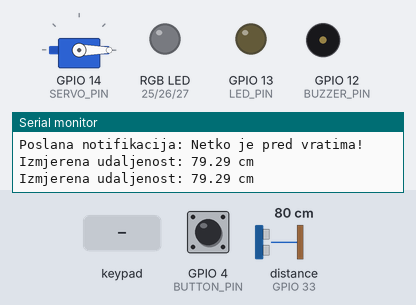
Bench run of a program on a simulated ESP32. Shown: servo, an RGB LED mixed from three pins (HIGH = lit), output pins drawn as LEDs (lit = HIGH), buzzer (waves = sounding, pin HIGH), the last lines printed to the serial monitor. Wiring (from diagram.json): ultrasonic range finder: trigger GPIO 32; echo GPIO 33. The inputs (shaded band) are chosen by the test bench; at power-on: GPIO 4 (BUTTON_PIN) HIGH, distance to the obstacle (sensor on GPIO 33) 80 cm. The echo pulse lasts 58.3 µs per cm; WiFi joins after 1.5 s; servers stay silent unless stated; pins used as bus, display or sensor lines are not drawn.

Above: at 3.0 s.
3.1 s: GPIO 4 (BUTTON_PIN) pulled LOW for 0.15 s
At 4.1 s:
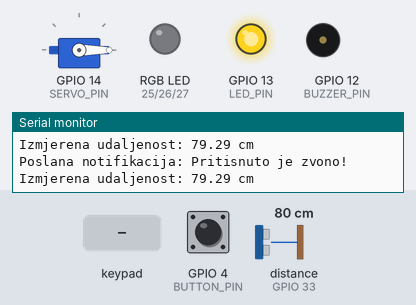
6.3 s: key '#' pressed
At 6.7 s:
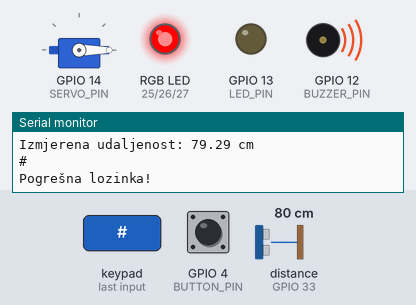
9.4 s: keypad keys 1 2 3 4 # pressed 0.4 s apart
At 11.8 s:
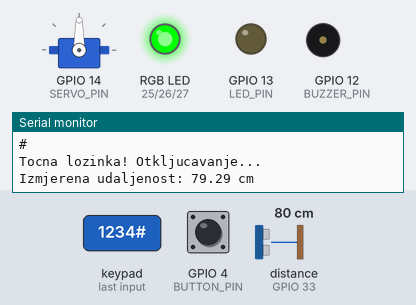
12.9 s: key '*' pressed
At 13.9 s:
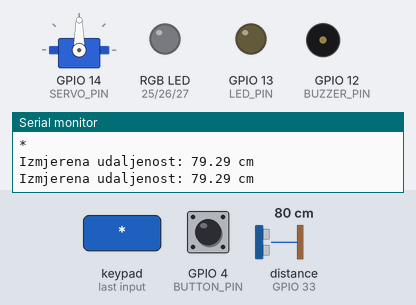
14.7 s: keypad keys 1 6 1 7 1 8 1 9 pressed 0.4 s apart
At 17.8 s:
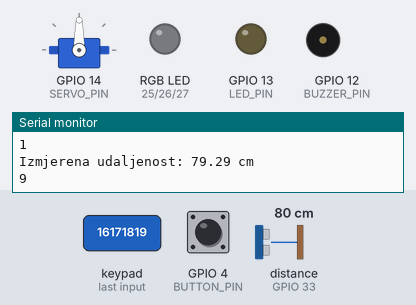
19.4 s: GPIO 4 (BUTTON_PIN) pulled LOW for 1 s
At 22.6 s:
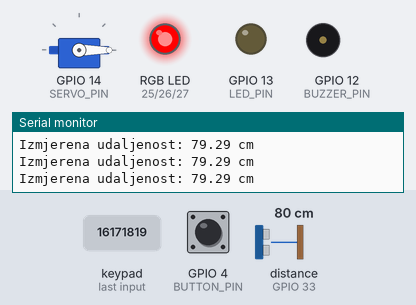
Timing chart, 0 to 24.1 s (numbered marks = the images above; inputs shaded):
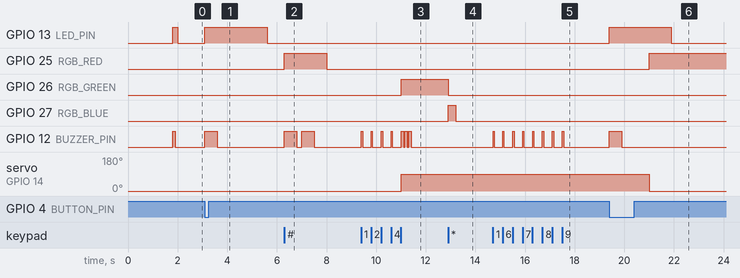

The program:

main.cpp
```cpp
/**
 * @file main.cpp
 * @brief Glavni program za pametno zvono i bravu s ESP32
 *
 * Ovaj program implementira sustav pametnog zvona i brave koji uključuje:
 * - Detekciju pokreta pomoću HC-SR04 senzora
 * - Upravljanje bravom pomoću servo motora
 * - Interakciju preko tipkovnice za unos lozinke
 * - Blynk integraciju za daljinsko upravljanje
 * - Notifikacijski sustav
 * - Štednju energije kroz duboki san
 */

/* ========== KONFIGURACIJA BLYNKA ========== */
#define BLYNK_TEMPLATE_ID "TMPL4yAFYgzJz"                       ///< ID Blynk predloška
#define BLYNK_TEMPLATE_NAME "RUS Pametno zvono i pametna brava" ///< Naziv Blynk projekta
#define BLYNK_AUTH_TOKEN "tsLSOhZc685__mTKTP0wBSQgw78Ln261"     ///< Autentifikacijski token za Blynk

/* ========== INCLUDE DIREKTIVE ========== */
#include <Keypad.h>           ///< Biblioteka za upravljanje tipkovnicom
#include <ESP32Servo.h>       ///< Biblioteka za servo motor
#include <esp_sleep.h>        ///< Funkcije za upravljanje snom ESP32
#include <WiFi.h>             ///< WiFi funkcionalnosti
#include <WiFiClient.h>       ///< WiFi klijent
#include <BlynkSimpleEsp32.h> ///< Blynk integracija

/* ========== BLYNK KONFIGURACIJA ========== */
char auth[] = BLYNK_AUTH_TOKEN; ///< Autentifikacijski token za Blynk
char ssid[] = "Wokwi-GUEST";    ///< SSID WiFi mreže
char pass[] = "";               ///< Lozinka WiFi mreže (prazna za Wokwi)

/* ========== DEFINICIJE PINOVA ========== */
#define BLYNK_UNLOCK_PIN V1       ///< Virtualni pin za otključavanje
#define BLYNK_NOTIFICATION_PIN V2 ///< Virtualni pin za notifikacije

/* ========== KONFIGURACIJA TIPKOVNICE ========== */
const byte ROWS = 4; ///< Broj redaka tipkovnice
const byte COLS = 3; ///< Broj stupaca tipkovnice

/* ========== KONFIGURACIJA NOTIFIKACIJA ========== */
bool lastButtonState = HIGH;
bool lastDetectionState = false;
unsigned long lastNotificationTime = 0;
const unsigned long NOTIFICATION_COOLDOWN = 1000; // 5 seconds between notifications

/// Raspored tipki na tipkovnici
char keys[ROWS][COLS] = {
    {'1', '2', '3'},
    {'4', '5', '6'},
    {'7', '8', '9'},
    {'*', '0', '#'}};

/// GPIO pinovi povezani na retke tipkovnice
byte rowPins[ROWS] = {16, 17, 18, 19};

/// GPIO pinovi povezani na stupce tipkovnice
byte colPins[COLS] = {21, 22, 23};

/// Objekt tipkovnice
Keypad keypad = Keypad(makeKeymap(keys), rowPins, colPins, ROWS, COLS);

/* ========== KONFIGURACIJA LOZINKE ========== */
const String PASSWORD = "1234"; ///< Lozinka za otključavanje
String inputPassword;           ///< Privremena varijabla za unos lozinke

/* ========== DEFINICIJE PINOVA ========== */
const int BUZZER_PIN = 12; ///< Pin za piezo zujalicu
const int LED_PIN = 13;    ///< Pin za status LED
const int SERVO_PIN = 14;  ///< Pin za servo motor
const int RGB_RED = 25;    ///< Pin za crvenu boju RGB LED
const int RGB_GREEN = 26;  ///< Pin za zelenu boju RGB LED
const int RGB_BLUE = 27;   ///< Pin za plavu boju RGB LED
const int TRIG_PIN = 32;   ///< Trig pin HC-SR04 senzora
const int ECHO_PIN = 33;   ///< Echo pin HC-SR04 senzora
const int BUTTON_PIN = 4;  ///< Pin za tipku zvona

/* ========== POSTAVKE HC-SR04 SENZORA ========== */
const float DETECTION_THRESHOLD = 200.0;        ///< Prag detekcije u cm
const unsigned long DETECTION_INTERVAL = 500;   ///< Interval provjere senzora (ms)
const unsigned long INACTIVITY_TIMEOUT = 10000; ///< Vrijeme neaktivnosti prije spavanja (ms)
const unsigned long BUTTON_LED_DURATION = 2000; ///< Trajanje LED nakon pritiska tipke (ms)

/* ========== KONFIGURACIJA SERVO MOTORA ========== */
Servo servo;                      ///< Objekt za upravljanje servo motorom
const int SERVO_OPEN_ANGLE = 90;  ///< Kut otvorene brave
const int SERVO_CLOSED_ANGLE = 0; ///< Kut zatvorene brave

/* ========== VREMENSKE VARIJABLE ========== */
unsigned long unlockTime = 0;                ///< Vrijeme zadnjeg otključavanja
unsigned long lastDetectionTime = 0;         ///< Vrijeme zadnje detekcije pokreta
unsigned long lastActivityTime = 0;          ///< Vrijeme zadnje aktivnosti
unsigned long buttonPressTime = 0;           ///< Vrijeme zadnjeg pritiska tipke
const unsigned long UNLOCK_DURATION = 10000; ///< Trajanje otključanog stanja (ms)
const unsigned long RED_LED_DURATION = 3000; ///< Trajanje crvene LED nakon zaključavanja (ms)

/* ========== VARIJABLE STANJA ========== */
bool deviceUnlocked = false; ///< Stanje brave (otključano/zaključano)
bool inRedState = false;     ///< Indikacija crvene LED
bool objectDetected = false; ///< Detekcija objekta
bool wokeFromSleep = false;  ///< Stanje buđenja iz spavanja
bool wifiConnected = false;  ///< Status WiFi veze
bool buttonPressed = false;  ///< Stanje tipke

/* ========== DEKLARACIJE FUNKCIJA ========== */
float measureDistance();
void checkDistance();
void goToSleep();
void beep(int duration);
void setRGBColor(int red, int green, int blue);
void unlockDevice();
void resetToLockedState();
void wrongPassword();
void IRAM_ATTR buttonISR();
void sendBlynkNotification(const char *message);

/**
 * @brief Rukovalac za Blynk virtualni pin za otključavanje
 * @param param Vrijednost poslana s Blynka
 */
BLYNK_WRITE(BLYNK_UNLOCK_PIN)
{
  int pinValue = param.asInt();
  if (pinValue == 1)
  {
    unlockDevice();
    lastActivityTime = millis(); // Resetiranje timera neaktivnosti
  }
}

/**
 * @brief Funkcija za inicijalizaciju sustava
 */
void setup()
{
  Serial.begin(115200); // Inicijalizacija serijske komunikacije

  // Inicijalizacija izlaznih pinova
  pinMode(BUZZER_PIN, OUTPUT);
  pinMode(LED_PIN, OUTPUT);
  pinMode(RGB_RED, OUTPUT);
  pinMode(RGB_GREEN, OUTPUT);
  pinMode(RGB_BLUE, OUTPUT);
  pinMode(TRIG_PIN, OUTPUT);
  pinMode(ECHO_PIN, INPUT);

  // Inicijalizacija tipke s internim pull-up otpornikom
  pinMode(BUTTON_PIN, INPUT_PULLUP);
  attachInterrupt(digitalPinToInterrupt(BUTTON_PIN), buttonISR, FALLING);

  // Inicijalizacija servo motora
  servo.setPeriodHertz(50);           // Standardna frekvencija za servo
  servo.attach(SERVO_PIN, 500, 2400); // Povezivanje servo motora na pin
  servo.write(SERVO_CLOSED_ANGLE);    // Postavljanje u početno zaključano stanje

  // Provjera razloga buđenja
  esp_sleep_wakeup_cause_t wakeup_reason = esp_sleep_get_wakeup_cause();

  if (wakeup_reason == ESP_SLEEP_WAKEUP_EXT1)
  {
    // Ako je buđenje zbog HC-SR04 senzora
    wokeFromSleep = true;
    float distance = measureDistance();

    if (distance > 0 && distance <= DETECTION_THRESHOLD)
    {
      // Ako je detekcija valjana
      digitalWrite(LED_PIN, HIGH);
      beep(200);
      delay(100);
      beep(200);
      digitalWrite(LED_PIN, LOW);
    }
    else
    {
      // Ako je lažna detekcija, vraćanje u san
      goToSleep();
    }
  }

  // Povezivanje na WiFi
  WiFi.begin(ssid, pass);
  Serial.print("Povezivanje na WiFi");
  unsigned long wifiStartTime = millis();

  // Čekanje na WiFi vezu
  while (WiFi.status() != WL_CONNECTED && millis() - wifiStartTime < 10000)
  {
    delay(500);
    Serial.print(".");
  }

  if (WiFi.status() == WL_CONNECTED)
  {
    wifiConnected = true;
    Serial.println("\nUspjesno povezano na WiFi");
    Blynk.config(auth);
    if (Blynk.connect())
    {
      Serial.println("Uspjesno povezano na Blynk");
    }
    else
    {
      Serial.println("Neuspjesno povezivanje na Blynk");
    }
  }
  else
  {
    Serial.println("\nNeuspjesno povezivanje na WiFi");
  }

  lastActivityTime = millis(); // Postavljanje početnog vremena aktivnosti
}

/**
 * @brief Glavna petlja programa
 */
void loop()
{
  // Pokretanje Blynka ako je WiFi povezan
  if (wifiConnected)
  {
    Blynk.run();
  }

  // Obrada pritiska tipke
  if (buttonPressed)
  {
    buttonPressed = false;
    digitalWrite(LED_PIN, HIGH);
    beep(500);
    buttonPressTime = millis();
    sendBlynkNotification("Pritisnuto je zvono!");
  }

  // Gašenje LED nakon isteka vremena
  if (digitalRead(LED_PIN) && millis() - buttonPressTime > BUTTON_LED_DURATION)
  {
    digitalWrite(LED_PIN, LOW);
  }

  // Provjera neaktivnosti za prijelaz u san
  if (millis() - lastActivityTime > INACTIVITY_TIMEOUT && !deviceUnlocked)
  {
    // Zadnja provjera udaljenosti prije spavanja
    float distance = measureDistance();
    if (distance > 0 && distance <= DETECTION_THRESHOLD)
    {
      // Ako je detektiran objekt, ostati budan
      lastActivityTime = millis();
      digitalWrite(LED_PIN, HIGH);
      delay(1000);
      digitalWrite(LED_PIN, LOW);
    }
    else
    {
      // Ako nema objekta, ići u san
      goToSleep();
    }
  }

  // Periodička provjera udaljenosti
  if (millis() - lastDetectionTime > DETECTION_INTERVAL)
  {
    checkDistance();
    lastDetectionTime = millis();
  }

  // Automatsko zaključavanje nakon isteka vremena
  if (deviceUnlocked && millis() - unlockTime > UNLOCK_DURATION)
  {
    resetToLockedState();
  }

  // Gašenje crvene LED nakon isteka vremena
  if (inRedState && millis() - unlockTime > UNLOCK_DURATION + RED_LED_DURATION)
  {
    setRGBColor(0, 0, 0);
    inRedState = false;
  }

  // Obrada unosa s tipkovnice
  char key = keypad.getKey();

  if (key)
  {
    lastActivityTime = millis(); // Resetiranje timera neaktivnosti

    Serial.println(key);

    if (key == '#')
    {
      if (inputPassword == PASSWORD)
      {
        unlockDevice();
      }
      else
      {
        wrongPassword();
      }
      inputPassword = "";
    }
    else if (key == '*')
    {
      inputPassword = "";
      setRGBColor(0, 0, 255);
      delay(300);
      setRGBColor(0, 0, 0);
    }
    else
    {
      inputPassword += key;
      beep(50);
    }
  }
}

/**
 * @brief Interrupt servisna rutina za tipku
 */
void IRAM_ATTR buttonISR()
{
  buttonPressed = true;
}

/**
 * @brief Mjerenje udaljenosti pomoću HC-SR04 senzora
 * @return Udaljenost u centimetrima
 */
float measureDistance()
{
  digitalWrite(TRIG_PIN, LOW);
  delayMicroseconds(2);
  digitalWrite(TRIG_PIN, HIGH);
  delayMicroseconds(10);
  digitalWrite(TRIG_PIN, LOW);

  long duration = pulseIn(ECHO_PIN, HIGH);
  float distance = duration * 0.034 / 2;

  Serial.print("Izmjerena udaljenost: ");
  Serial.print(distance);
  Serial.println(" cm");

  return distance;
}

/**
 * @brief Provjera udaljenosti i detekcija pokreta
 */
void checkDistance()
{
  float distance = measureDistance();

  if (distance > 0 && distance <= DETECTION_THRESHOLD)
  {
    if (!objectDetected)
    {
      objectDetected = true;
      digitalWrite(LED_PIN, HIGH);
      beep(100);
      lastActivityTime = millis();
      sendBlynkNotification("Netko je pred vratima!");
    }
  }
  else
  {
    if (objectDetected)
    {
      objectDetected = false;
      digitalWrite(LED_PIN, LOW);
    }
  }
}

/**
 * @brief Prijelaz uređaja u stanje dubokog sna
 */
void goToSleep()
{
  Serial.println("Prelazak u stanje spavanja...");

  // Konfiguracija buđenja na echo pinu (GPIO 33)
  uint64_t mask = 1ULL << ECHO_PIN;
  esp_sleep_enable_ext1_wakeup(mask, ESP_EXT1_WAKEUP_ANY_HIGH);

  // Postavljanje svih izlaza u niskopotrošni režim
  digitalWrite(LED_PIN, LOW);
  setRGBColor(0, 0, 0);
  servo.detach();

  delay(100); // Pauza za završetak serijske komunikacije

  esp_deep_sleep_start(); // Pokretanje dubokog sna
}

/**
 * @brief Generiranje tona na zujalici
 * @param duration Trajanje tona u milisekundama
 */
void beep(int duration)
{
  digitalWrite(BUZZER_PIN, HIGH);
  delay(duration);
  digitalWrite(BUZZER_PIN, LOW);
}

/**
 * @brief Postavljanje boje RGB LED
 * @param red Intenzitet crvene boje (0-255)
 * @param green Intenzitet zelene boje (0-255)
 * @param blue Intenzitet plave boje (0-255)
 */
void setRGBColor(int red, int green, int blue)
{
  digitalWrite(RGB_RED, red);
  digitalWrite(RGB_GREEN, green);
  digitalWrite(RGB_BLUE, blue);
}

/**
 * @brief Otključavanje brave
 */
void unlockDevice()
{
  Serial.println("Tocna lozinka! Otkljucavanje...");
  deviceUnlocked = true;
  unlockTime = millis();
  servo.write(SERVO_OPEN_ANGLE);
  setRGBColor(0, 255, 0);
  beep(100);
  delay(50);
  beep(100);
  delay(50);
  beep(100);
}

/**
 * @brief Zaključavanje brave
 */
void resetToLockedState()
{
  deviceUnlocked = false;
  servo.write(SERVO_CLOSED_ANGLE);
  setRGBColor(255, 0, 0);
  inRedState = true;
  unlockTime = millis();
}

/**
 * @brief Obrada pogrešne lozinke
 */
void wrongPassword()
{
  Serial.println("Pogrešna lozinka!");
  setRGBColor(255, 0, 0);
  beep(500);
  delay(200);
  beep(500);
  delay(500);
  setRGBColor(0, 0, 0);
}

/**
 * @brief Slanje notifikacije preko Blynka
 * @param message Tekst poruke za slanje
 */
void sendBlynkNotification(const char *message)
{
  if (wifiConnected && Blynk.connected())
  {
    if (millis() - lastNotificationTime > NOTIFICATION_COOLDOWN)
    {
      Blynk.virtualWrite(BLYNK_NOTIFICATION_PIN, message);
      Blynk.logEvent("security_alert", message);
      lastNotificationTime = millis();
      Serial.print("Poslana notifikacija: ");
      Serial.println(message);
    }
  }
}
```

Measured:
- after the input at 3.1 s, GPIO 13 (LED_PIN): LOW → HIGH at once, → LOW 2.5 s later; GPIO 12 (BUZZER_PIN): LOW → HIGH at once, → LOW 0.50 s later
- after the input at 6.3 s, GPIO 25 (RGB_RED): LOW → HIGH at once, → LOW 1.7 s later; GPIO 12 (BUZZER_PIN): alternates HIGH for 0.50 s and LOW for 0.20 s, 4 changes in all, then stays LOW, starting at once
- after the input at 9.4 s, GPIO 26 (RGB_GREEN): LOW → HIGH after 1.6 s; GPIO 12 (BUZZER_PIN): LOW → HIGH at once, then repeats every 0.15 s: HIGH 0.10 s, LOW 0.05 s; servo on GPIO 14 (SERVO_PIN): 0° → 90° after 1.6 s
- after the input at 12.9 s, GPIO 26 (RGB_GREEN): HIGH → LOW at once; GPIO 27 (RGB_BLUE): LOW → HIGH at once, → LOW 0.30 s later
- after the input at 14.7 s, GPIO 12 (BUZZER_PIN): alternates HIGH for 0.05 s and LOW for 0.35 s, 16 changes in all, then stays LOW, starting at once
- after the input at 19.4 s, GPIO 13 (LED_PIN): LOW → HIGH at once, → LOW 2.5 s later; GPIO 12 (BUZZER_PIN): LOW → HIGH at once, → LOW 0.50 s later
